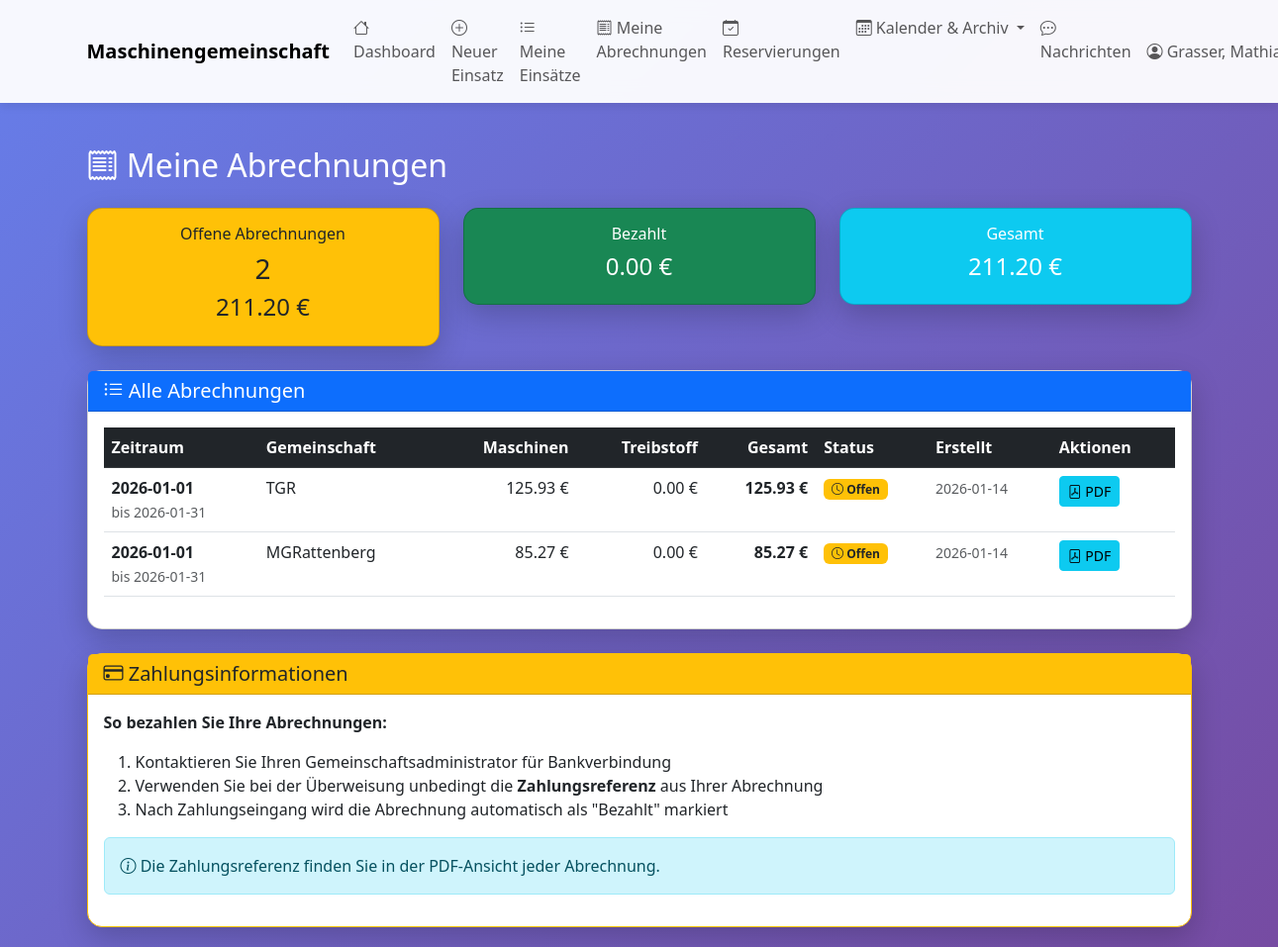
Screenshot of /meine-abrechnungen (signed in) with the database file from the repository.
### tables this page shows
CREATE TABLE mitglieder_abrechnungen (
                id INTEGER PRIMARY KEY AUTOINCREMENT,
                gemeinschaft_id INTEGER NOT NULL,
                benutzer_id INTEGER NOT NULL,
                abrechnungszeitraum TEXT NOT NULL,
                zeitraum_von DATE NOT NULL,
                zeitraum_bis DATE NOT NULL,
                betrag_gesamt REAL NOT NULL,
                betrag_treibstoff REAL DEFAULT 0,
                betrag_maschinen REAL DEFAULT 0,
                betrag_sonstiges REAL DEFAULT 0,
                status TEXT DEFAULT 'offen',
                erstellt_am TIMESTAMP DEFAULT CURRENT_TIMESTAMP,
                erstellt_von INTEGER,
                bezahlt_am TIMESTAMP,
                bemerkung TEXT,
                FOREIGN KEY (gemeinschaft_id) REFERENCES gemeinschaften(id),
                FOREIGN KEY (benutzer_id) REFERENCES benutzer(id),
                FOREIGN KEY (erstellt_von) REFERENCES benutzer(id)
            );

CREATE TABLE gemeinschaften (
                id INTEGER PRIMARY KEY AUTOINCREMENT,
                name TEXT NOT NULL UNIQUE,
                beschreibung TEXT,
                erstellt_am TIMESTAMP DEFAULT CURRENT_TIMESTAMP,
                aktiv BOOLEAN DEFAULT 1
            , anfangssaldo_bank REAL DEFAULT 0.0, anfangssaldo_datum DATE DEFAULT NULL, bank_name TEXT, bank_iban TEXT, bank_bic TEXT, bank_kontoinhaber TEXT);

### web_app.py (the view)
@app.route('/meine-abrechnungen')
@login_required
def meine_abrechnungen():
    benutzer_id = session.get('benutzer_id')
    with MaschinenDBContext(DB_PATH) as db:
        cursor = db.connection.cursor()
        cursor.execute("""
            SELECT
                ma.id,
                ma.zeitraum_von,
                ma.zeitraum_bis,
                ma.betrag_maschinen,
                ma.betrag_treibstoff,
                ma.status,
                ma.erstellt_am,
                ma.bezahlt_am,
                g.name as gemeinschaft_name,
                g.id as gemeinschaft_id
            FROM mitglieder_abrechnungen ma
            JOIN gemeinschaften g ON ma.gemeinschaft_id = g.id
            WHERE ma.benutzer_id = ?
            ORDER BY ma.erstellt_am DESC
        """, (benutzer_id,))
        abrechnungen = []
        for row in cursor.fetchall():
            abrechnungen.append({
                'id': row[0],
                'zeitraum_von': row[1],
                'zeitraum_bis': row[2],
                'betrag_maschinen': row[3],
                'betrag_treibstoff': row[4],
                'betrag_gesamt': row[3] + row[4],
                'status': row[5],
                'erstellt_am': row[6],
                'bezahlt_am': row[7],
                'gemeinschaft_name': row[8],
                'gemeinschaft_id': row[9]
            })
        summe_offen = sum(a['betrag_gesamt'] for a in abrechnungen if a['status'] == 'offen')
        summe_bezahlt = sum(a['betrag_gesamt'] for a in abrechnungen if a['status'] == 'bezahlt')
        anzahl_offen = sum(1 for a in abrechnungen if a['status'] == 'offen')
        return render_template('meine_abrechnungen.html',
                             abrechnungen=abrechnungen,
                             summe_offen=summe_offen,
                             summe_bezahlt=summe_bezahlt,
                             anzahl_offen=anzahl_offen)

### database.py (called while the page is built)
    def connect(self):
        self.connection = sqlite3.connect(self.db_path)
        self.connection.row_factory = sqlite3.Row
        self.cursor = self.connection.cursor()

    def close(self):
        if self.connection:
            self.connection.close()

    def __enter__(self):
        self.connect()
        return self

    def __exit__(self, exc_type, exc_val, exc_tb):
        if exc_type is None:
            self.connection.commit()
        else:
            self.connection.rollback()
        self.close()
        return False

### web_app.py (called while the page is built)
def login_required(f):
    @wraps(f)
    def decorated_function(*args, **kwargs):
        if 'benutzer_id' not in session:
            flash('Bitte melden Sie sich an.', 'warning')
            return redirect(url_for('login'))
        return f(*args, **kwargs)
    return decorated_function

### templates/meine_abrechnungen.html (shortened to what this page needs)
{% extends "base.html" %}
{% block content %}
<div class="row mt-4">
    <div class="col-12">
        <h2 class="text-white mb-4">
            <i class="bi bi-receipt"></i> Meine Abrechnungen
        </h2>
    </div>
</div>
<div class="row mb-4">
    <div class="col-md-4">
        <div class="card bg-warning text-dark">
            <div class="card-body text-center">
                <h6>Offene Abrechnungen</h6>
                <h3>{{ anzahl_offen }}</h3>
                <h4>{{ "%.2f"|format(summe_offen) }} €</h4>
            </div>
        </div>
    </div>
    <div class="col-md-4">
        <div class="card bg-success text-white">
            <div class="card-body text-center">
                <h6>Bezahlt</h6>
                <h4>{{ "%.2f"|format(summe_bezahlt) }} €</h4>
            </div>
        </div>
    </div>
    <div class="col-md-4">
        <div class="card bg-info text-white">
            <div class="card-body text-center">
                <h6>Gesamt</h6>
                <h4>{{ "%.2f"|format(summe_offen + summe_bezahlt) }} €</h4>
            </div>
        </div>
    </div>
</div>
<div class="row">
    <div class="col-12">
        <div class="card">
            <div class="card-header bg-primary text-white">
                <h5 class="mb-0">
                    <i class="bi bi-list-ul"></i> Alle Abrechnungen
                </h5>
            </div>
            <div class="card-body">
                {% if abrechnungen %}
                <div class="table-responsive">
                    <table class="table table-hover">
                        <thead class="table-dark">
                            <tr>
                                <th>Zeitraum</th>
                                <th>Gemeinschaft</th>
                                <th class="text-end">Maschinen</th>
                                <th class="text-end">Treibstoff</th>
                                <th class="text-end">Gesamt</th>
                                <th>Status</th>
                                <th>Erstellt</th>
                                <th>Aktionen</th>
                            </tr>
                        </thead>
                        <tbody>
                            {% for abr in abrechnungen %}
                            <tr>
                                <td>
                                    <strong>{{ abr.zeitraum_von }}</strong>
                                    <br>
                                    <small class="text-muted">bis {{ abr.zeitraum_bis }}</small>
                                </td>
                                <td>{{ abr.gemeinschaft_name }}</td>
                                <td class="text-end">{{ "%.2f"|format(abr.betrag_maschinen) }} €</td>
                                <td class="text-end">{{ "%.2f"|format(abr.betrag_treibstoff) }} €</td>
                                <td class="text-end">
                                    <strong>{{ "%.2f"|format(abr.betrag_gesamt) }} €</strong>
                                </td>
                                <td>
                                    {% if abr.status == 'offen' %}
                                    <span class="badge bg-warning text-dark">
                                        <i class="bi bi-clock"></i> Offen
                                    </span>
                                    {% elif abr.status == 'storniert' %}
                                    <span class="badge bg-danger">
                                        <i class="bi bi-x-circle"></i> Storniert
                                    </span>
                                    {% else %}
                                    <span class="badge bg-secondary">{{ abr.status }}</span>
                                    {% endif %}
                                </td>
                                <td>
                                    <small class="text-muted">{{ abr.erstellt_am[:10] }}</small>
                                </td>
                                <td>
                                    <a href="{{ url_for('abrechnung_pdf', abrechnung_id=abr.id) }}"
                                       class="btn btn-sm btn-info"
                                       target="_blank"
                                       title="Abrechnung anzeigen">
                                        <i class="bi bi-file-pdf"></i> PDF
                                    </a>
                                </td>
                            </tr>
                            {% endfor %}
                        </tbody>
                    </table>
                </div>
                {% else %}
                <div class="alert alert-info">
                    <i class="bi bi-info-circle"></i>
                    <strong>Keine Abrechnungen vorhanden.</strong><br>
                    Es wurden noch keine Abrechnungen für Sie erstellt.
                </div>
                {% endif %}
            </div>
        </div>
    </div>
</div>
{% if anzahl_offen > 0 %}
<div class="row mt-4">
    <div class="col-12">
        <div class="card border-warning">
            <div class="card-header bg-warning text-dark">
                <h5 class="mb-0">
                    <i class="bi bi-credit-card"></i> Zahlungsinformationen
                </h5>
            </div>
            <div class="card-body">
                <p><strong>So bezahlen Sie Ihre Abrechnungen:</strong></p>
                <ol>
                    <li>Kontaktieren Sie Ihren Gemeinschaftsadministrator für Bankverbindung</li>
                    <li>Verwenden Sie bei der Überweisung unbedingt die <strong>Zahlungsreferenz</strong> aus Ihrer Abrechnung</li>
                    <li>Nach Zahlungseingang wird die Abrechnung automatisch als "Bezahlt" markiert</li>
                </ol>
                <div class="alert alert-info">
                    <i class="bi bi-info-circle"></i>
                    Die Zahlungsreferenz finden Sie in der PDF-Ansicht jeder Abrechnung.
                </div>
            </div>
        </div>
    </div>
</div>
{% endif %}
{% endblock %}

### templates/base.html (style rules this page uses)
body { min-height: 100vh; background: linear-gradient(135deg, #667eea 0%, #764ba2 100%); }
.card { border-radius: 15px; box-shadow: 0 10px 30px rgba(0,0,0,0.2); }

### rows the page displays
mitglieder_abrechnungen: zeitraum_von "2026-01-01", zeitraum_bis "2026-01-31", gemeinschaft_name "TGR", betrag_maschinen "125.93", betrag_treibstoff "0.00", betrag_gesamt "125.93", status "offen" (drawn), erstellt_am "2026-01-14"
mitglieder_abrechnungen: zeitraum_von "2026-01-01", zeitraum_bis "2026-01-31", gemeinschaft_name "MGRattenberg", betrag_maschinen "85.27", betrag_treibstoff "0.00", betrag_gesamt "85.27", status "offen" (drawn), erstellt_am "2026-01-14"

### other values shown
{{ session.get('benutzer_name') }} "Grasser,…"
{{ anzahl_offen }} "2"
{{ "%.2f"|format(summe_offen) }} "211.20"
{{ "%.2f"|format(summe_bezahlt) }} "0.00"
{{ "%.2f"|format(summe_offen + summe_bezahlt) }} "211.20"
